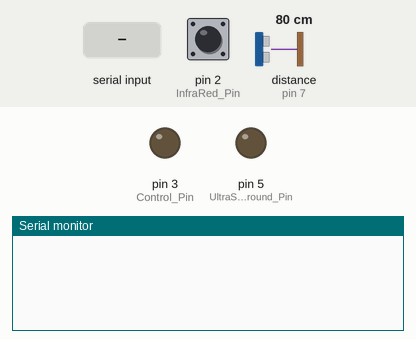
Recording of a sketch running on a simulated Arduino Uno, built with avr-gcc and run on an emulated ATmega328P. Shown: output pins drawn as LEDs (lit = HIGH), the last lines printed to the serial monitor. Wiring (inferred from the names in the program): ultrasonic range finder: trigger pin 7; echo pin 7. The test bench sets the inputs (shaded band); at power-on: distance to the obstacle (sensor on pin 7) 80 cm, pin 2 (InfraRed_Pin) LOW. The echo pulse lasts 58.3 µs per cm; pins used as bus, display or sensor lines are not drawn.

Above: at 1.2 s.
1.3 s: distance to the obstacle (sensor on pin 7) set to 2 cm
At 1.9 s:
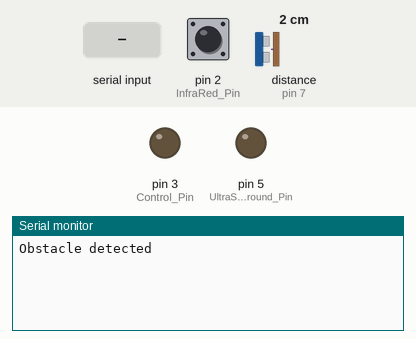
2.8 s: "run\n" received over Serial
At 3.9 s:
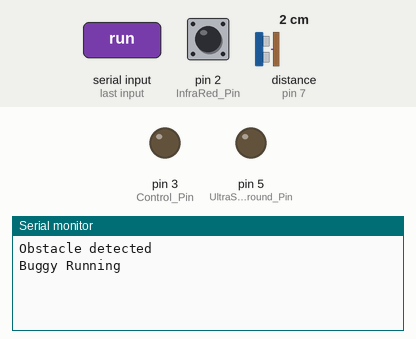
4.3 s: "stop\n" received over Serial
At 5.1 s:
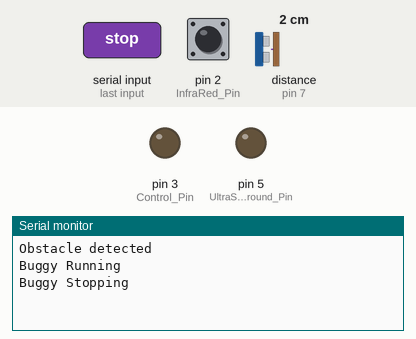
5.8 s: distance to the obstacle (sensor on pin 7) set to 35 cm
At 7.0 s:
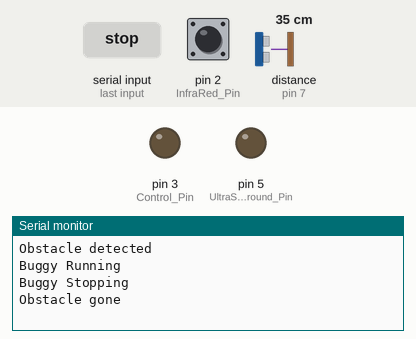
7.3 s: "turn right\n" received over Serial
At 8.5 s:
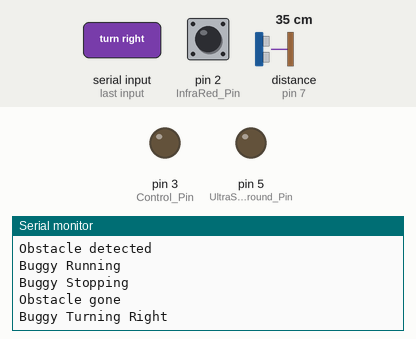
8.8 s: pin 2 (InfraRed_Pin) pulsed HIGH 2 times (0.12 s each, 0.3 s apart)
At 10.6 s:
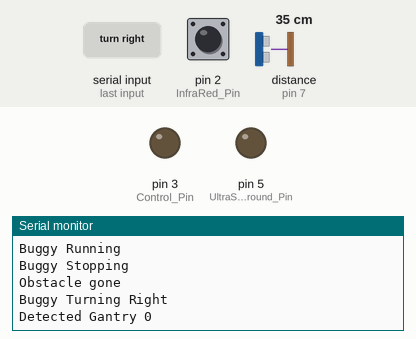

Measured:
- after the input at 1.3 s, the serial monitor: prints a new line at once (image 1)
- after the input at 2.8 s, the serial monitor: prints a new line at once (image 2)
- after the input at 4.3 s, the serial monitor: prints a new line at once (image 3)
- after the input at 5.8 s, the serial monitor: prints a new line after 0.06 s (image 4)
- after the input at 7.3 s, the serial monitor: prints a new line at once (image 5)
- after the input at 8.8 s, the serial monitor: prints a new line after 0.42 s (image 6)

The sketch:

buggy_parkupdate.ino
```cpp
//Constants:
#define Control_Pin 3
#define InfraRed_Pin 2
#define UltraSonic_Ground_Pin 5
#define UltraSonic_Power_Pin 6
#define UltraSonic_Signal_Pin 7

#define Buggy_Stop 2
#define Buggy_FollowLine 4
#define Buggy_TurnRight 6
#define Buggy_TurnLeft 8
#define Buggy_RotateLeft 10
#define Buggy_ReducePower 12
#define Buggy_IncreasePower 14
#define Buggy_HalfPower 16
#define Buggy_FullPower 18
//Sent to buggycontrol(int) to control the buggy

//Hardware:
#define XBee false
#define Motors false
//XBee controls communication via XBee or cable
//Motors coontrols whether pulses are sent to the control pin
//Tip: Turn this off when not working with the buggy!
//     It interferes with the US obstacle detection.

//Debugging:
#define DEBUG false
#define DEBUGIR false
#define DEBUGUS false
//DEBUG controls verbose output of general messages
//DEBUGIR controls verbose output of Infra Red related messages
//DEBUGUS controls verbose output of Ultra Sonic related messages

//States:
String message;
bool messageComplete;
//Used for exchange between serialEvent() and loop()

volatile int gantry;
volatile bool gantryChange;
volatile bool ignoreIR;
//Used for exchange between IRDetected() and loop()
//Volatile because IRDetected() is an interrupt handler

const unsigned long USCheckInterval = 100; //in milliseconds
unsigned long lastUSCheck;
bool obstacle;

void setup() {
  pinMode(Control_Pin, OUTPUT);
  digitalWrite(Control_Pin, LOW);

  pinMode(InfraRed_Pin, INPUT);
  attachInterrupt(digitalPinToInterrupt(InfraRed_Pin), IRDetected, RISING);

  pinMode(UltraSonic_Power_Pin, OUTPUT);
  digitalWrite(UltraSonic_Power_Pin, HIGH);

  pinMode(UltraSonic_Ground_Pin, OUTPUT);
  digitalWrite(UltraSonic_Ground_Pin, LOW);

  Serial.begin(9600);
  if (XBee) {
    Serial.print("+++");
    delay(1500);
    Serial.println("ATID 3304, CH, C, CN");
    delay(1100);
  }

  while(Serial.read() != -1) {};

  message = "";
  messageComplete = false;
  gantry = 0;
  gantryChange = false;
  ignoreIR = false;
  lastUSCheck = millis();
  obstacle = false;

  if (DEBUG) {
    send("Setup done");
  }
}

void loop() {
  if (messageComplete) {
    message.toLowerCase();

    if (message == "run") {
      buggycontrol(Buggy_FollowLine);
      send("Buggy Running");
    }else if (message == "stop") {
      buggycontrol(Buggy_Stop);
      send("Buggy Stopping");
    }else if(message == "leave gantry"){
      ignoreIR = true;

      buggycontrol(Buggy_FollowLine);
      delay(1000);

      if (DEBUGIR) {
        send("Passed gantry");
      }

      ignoreIR = false;

    }else if (message == "park right") {
      ignoreIR = true;

      buggycontrol(Buggy_TurnRight);
      delay(3000);
      buggycontrol(Buggy_FollowLine);
      delay(3000);
      buggycontrol(Buggy_Stop);

      ignoreIR = false;

      send("Buggy Parked");
      unsigned long t = millis();
      if (t - lastUSCheck > USCheckInterval) {
      lastUSCheck = t;

      if (hasObstacle()) {
        if (!obstacle) {
          obstacle = true;

        send("Obstacle detected");
      }

     }else{
      if (obstacle) {
        obstacle = false;

        send("Obstacle gone");

        buggycontrol(Buggy_Stop);
      }
    }
  }
    }else if (message == "park left") {
      ignoreIR = true;

      buggycontrol(Buggy_TurnLeft);
      delay(3000);
      buggycontrol(Buggy_FollowLine);
      delay(3000);
      buggycontrol(Buggy_Stop);

      ignoreIR = false;

      send("Buggy Parked");
    }else if (message == "turn right") {
     buggycontrol(Buggy_TurnRight);
      send("Buggy Turning Right");
    }else if (message == "turn left") {
     buggycontrol(Buggy_TurnLeft);
      send("Buggy Turning Left");
    }else if (message == "rotate left") {
     buggycontrol(Buggy_RotateLeft);
      send("Buggy Rotating Left");
    }else if (message == "reduce power") {
     buggycontrol(Buggy_ReducePower);
      send("Buggy Reducing Power");
    }else if (message == "increase power") {
     buggycontrol(Buggy_IncreasePower);
      send("Buggy Increasing Power");
    }else if (message == "half power") {
     buggycontrol(Buggy_HalfPower);
      send("Buggy Half Power");
    }else if (message == "full power") {
     buggycontrol(Buggy_FullPower);
      send("Buggy Full Power");
    }else if (message == "test") {
      send("Working");
    }else{
      send("Invalid message: " + message);
    }

    message = "";
    messageComplete = false;
  }

  if(gantryChange == true){
    gantryChange = false;

    buggycontrol(Buggy_Stop);

    send("Detected Gantry " + String(gantry));
  }

  unsigned long t = millis();

  if (t - lastUSCheck > USCheckInterval) {
    lastUSCheck = t;

    if (hasObstacle()) {
      if (!obstacle) {
        obstacle = true;

        send("Obstacle detected");

        buggycontrol(Buggy_Stop);
      }

    }else{
      if (obstacle) {
        obstacle = false;

        send("Obstacle gone");

        buggycontrol(Buggy_FollowLine);
      }
    }
  }
}

void serialEvent(){
  while (Serial.available()) {
    if (messageComplete) continue;

    char c = Serial.read();
    if (c != '\n')  {
      message += c;
    }else{
      messageComplete = true;
    }
  }
}

void send(String message) {
  Serial.println(message);
  Serial.flush();
}

bool hasObstacle() {
  //Send pulse:
  pinMode(UltraSonic_Signal_Pin, OUTPUT);
  digitalWrite(UltraSonic_Signal_Pin, HIGH);

  delayMicroseconds(10);

  digitalWrite(UltraSonic_Signal_Pin, LOW);

  delayMicroseconds(3);

  //Receive pulse:
  pinMode(UltraSonic_Signal_Pin, INPUT);

  int dt = pulseIn(UltraSonic_Signal_Pin, HIGH, 2000);

  if (DEBUGUS) {
    send("US Pulse length: " + String(dt));
  }

  //Process pulse length:
  if (dt == 0) {
    return false;
  }

  int s = distanceForPulseLength(dt);

  return s <= 200;
}

//Interrupt handler for IR sensors
void IRDetected(){
  if(ignoreIR || gantryChange){
    if (DEBUGIR) {
      send("IR ignored");
    }

    return;
  }

  while(digitalRead(InfraRed_Pin) != LOW){};
  int t = pulseIn(InfraRed_Pin, HIGH);

  if (DEBUGIR) {
    send("IR Pulse length: " + String(t));
  }

  gantry = gantryForPulseLength(t);
  gantryChange = true;
}

//Helping methods:

//Returns the Gantry number for an IR pulse
int gantryForPulseLength(int t){
  if(t >= 500 && t < 1500){
    return 1;
  }else if(t >=1500 && t < 2500){
    return 2;
  }else if(t >=2500 && t < 3500){
    return 3;
  }else{
    if (DEBUGIR) {
      send("Invalid pulse length");
    }

    return 0;
  }
}

//Returns the distance of an obstacle in mm for an US pulse
int distanceForPulseLength(int t) {
  return 340 * t / 2000;
}

//Sends pulses of different lengths to the buggy control chip
void buggycontrol(int  mode){
  if (DEBUG) {
    send("buggycontrol(" + String(mode) + ")");
  }

  if (Motors) {
    digitalWrite(Control_Pin, HIGH);
    delay(mode); //Pulse length
    digitalWrite(Control_Pin, LOW);
    delay(20); //Avoid sending too closly packed pulses
  }
}
```
